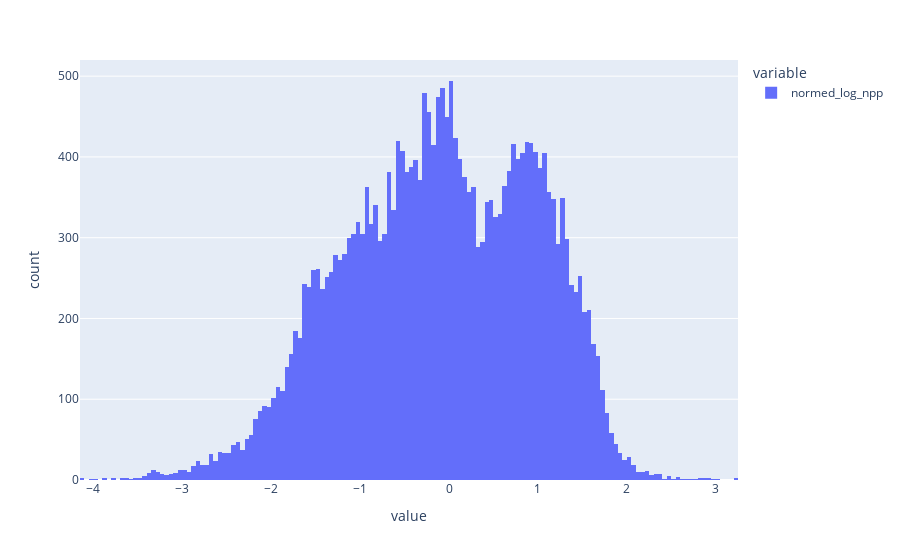

The notebook cell this image was saved under:
### Code cell
df['normed_log_npp'] = np.log(df['net_primary_production'] + 0.001)
print(df['normed_log_npp'].mean())
df['normed_log_npp'] = df['normed_log_npp'] - 1.9856236
px.histogram(df['normed_log_npp'])

### Figure 1 — Plotly figure (JSON) as saved in the notebook; plotly's stock layout.template omitted (floating-point values rounded to 4 significant figures; data arrays with more than 128 entries replaced by an {"elided": "..."} marker saying what was removed)
{"data": [{"alignmentgroup": "True", "bingroup": "x", "hovertemplate": "variable=normed_log_npp<br>value=%{x}<br>count=%{y}<extra></extra>", "legendgroup": "normed_log_npp", "marker": {"color": "#636efa", "pattern": {"shape": ""}}, "name": "normed_log_npp", "offsetgroup": "normed_log_npp", "orientation": "v", "showlegend": true, "type": "histogram", "x": {"elided": "25112 float values"}, "xaxis": "x", "yaxis": "y"}], "layout": {"barmode": "relative", "legend": {"title": {"text": "variable"}, "tracegroupgap": 0}, "margin": {"t": 60}, "xaxis": {"anchor": "y", "domain": [0, 1], "title": {"text": "value"}}, "yaxis": {"anchor": "x", "domain": [0, 1], "title": {"text": "count"}}}}
